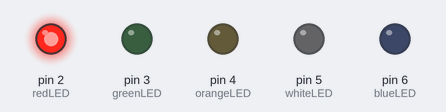
Simulated run of this sketch. Board: Arduino Uno, built with avr-gcc and run on an emulated ATmega328P. Shown: output pins drawn as LEDs (lit = HIGH).

Above: at 0.05 s.
At 0.25 s:
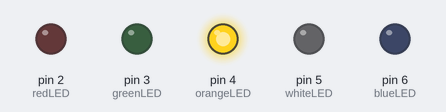
At 0.35 s:
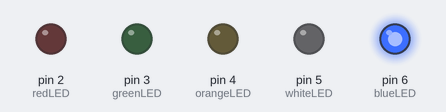
At 0.6 s:
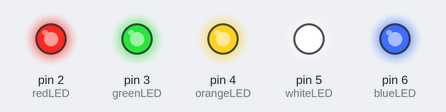
At 2.55 s:
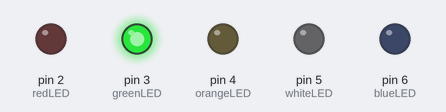
At 4.5 s:
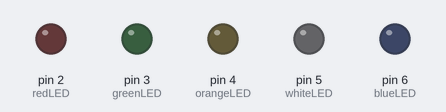
Timing chart, 0 to 5.5 s (numbered marks = the images above):
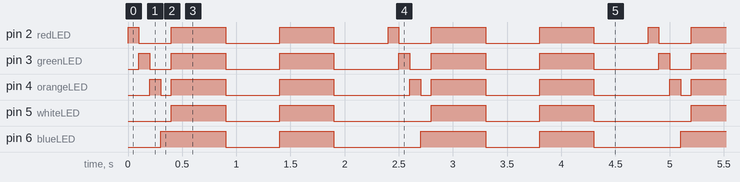

Measured:
- by itself, pin 2 (redLED): repeats every 2.4 s: LOW 0.30 s, 2 × (HIGH 0.50 s, LOW 0.50 s), HIGH 0.10 s
- by itself, pin 3 (greenLED): repeats every 2.4 s: LOW 0.20 s, HIGH 0.50 s, LOW 0.50 s, HIGH 0.50 s, LOW 0.60 s, HIGH 0.10 s
- by itself, pin 4 (orangeLED): repeats every 2.4 s: LOW 0.10 s, HIGH 0.50 s, LOW 0.50 s, HIGH 0.50 s, LOW 0.70 s, HIGH 0.10 s
- by itself, pin 5 (whiteLED): repeats every 2.4 s: LOW 0.50 s, HIGH 0.50 s, LOW 0.90 s, HIGH 0.50 s
- by itself, pin 6 (blueLED): repeats every 2.4 s: LOW 0.50 s, HIGH 0.50 s, LOW 0.80 s, HIGH 0.60 s

The sketch:

brave_blad1.ino
```cpp
const int redLED = 2;
const int greenLED = 3;
const int orangeLED = 4;
const int whiteLED = 5;
const int blueLED = 6;

void setup() {
  // Initialize LED pins as outputs
  pinMode(redLED, OUTPUT);
  pinMode(greenLED, OUTPUT);
  pinMode(orangeLED, OUTPUT);
  pinMode(whiteLED, OUTPUT);
  pinMode(blueLED, OUTPUT);
}

void loop() {
  // Turn on the red LED
  digitalWrite(redLED, HIGH);
  delay(100);  // Wait for 1 second

  // Turn off the red LED and turn on the green LED
  digitalWrite(redLED, LOW);
  digitalWrite(greenLED, HIGH);
  delay(100);  // Wait for 1 second

  // Turn off the green LED and turn on the orange LED
  digitalWrite(greenLED, LOW);
  digitalWrite(orangeLED, HIGH);
  delay(100);  // Wait for 1 second

  // Turn off the orange LED and turn on the blue LED
  digitalWrite(orangeLED, LOW);
  digitalWrite(blueLED, HIGH);
  delay(100);  // Wait for 1 second

  // Blink all LEDs two times
  for (int i = 0; i < 2; i++) {
    digitalWrite(redLED, HIGH);
    digitalWrite(greenLED, HIGH);
    digitalWrite(orangeLED, HIGH);
    digitalWrite(whiteLED, HIGH);
    digitalWrite(blueLED, HIGH);
    delay(500);  // Wait for 0.5 second
    digitalWrite(redLED, LOW);
    digitalWrite(greenLED, LOW);
    digitalWrite(orangeLED, LOW);
    digitalWrite(whiteLED, LOW);
    digitalWrite(blueLED, LOW);
    delay(500);  // Wait for 0.5 second
  }
}
```
